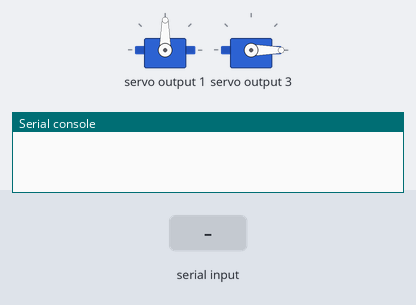
Recording of a program running on a simulated Raspberry Pi Pico running MicroPython. Shown: 2 × servo, the last lines printed to the serial console. Inputs (shaded band) come from the test bench. Library files of the repository ran but are not shown: 1 file(s).

Above: at 1.2 s.
1.3 s: "fire" typed at the serial console, then Enter
At 1.7 s:
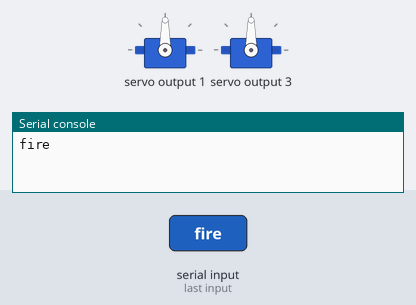
3.3 s: "ready" typed at the serial console, then Enter
4.8 s: "f" typed at the serial console, then Enter
Timing chart, 0 to 7.8 s (numbered marks = the images above; inputs shaded):
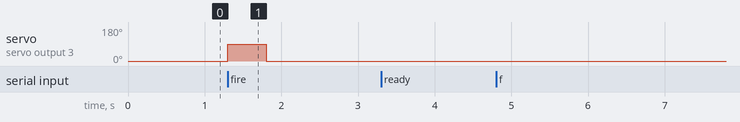

Measured:
- after the input at 1.3 s, servo on servo output 3: 0° → 90° at once, → 0° 0.50 s later

The program:

main.py
```python
import PicoRobotics
import sys
from mortar.math import aim
from mortar.trigger import fire
from mortar.ports import *

board = PicoRobotics.KitronikPicoRobotics()

board.servoWrite(BASE_SERVO, 90)
board.servoWrite(TRIGGER_SERVO, 0)

while True:
    cmd = sys.stdin.readline().strip()
    parts = cmd.split(' ')
    match parts[0]:
        case 'ready':
            print("board ready")
        case 'aim':
            aim(board, float(parts[1]), float(parts[2]))
        case 'fire':
            fire(board)
        case _:
            print("Error: unknown command " + parts[0])
```

math.py
```python
from math import atan, sqrt
import PicoRobotics
from .ports import *

# Muzzle velocity, ft/s
VELOCITY = 10

def aim(board: PicoRobotics.KitronikPicoRobotics, base_angle: float, distance: float):
    g = 32.18503937 # 9.81 m/s in ft/s
    pitch = atan((VELOCITY**2 + sqrt(VELOCITY**4 - (g**2)*(distance**2))) / g*distance)
    board.servoWriteRadians(BASE_SERVO, base_angle)
    board.servoWriteRadians(PITCH_SERVO, pitch)
```

trigger.py
```python
import PicoRobotics
import utime
from .ports import *

def fire(board: PicoRobotics.KitronikPicoRobotics):
    board.servoWrite(TRIGGER_SERVO, 90)
    utime.sleep_ms(500)
    board.servoWrite(TRIGGER_SERVO, 0)
```

ports.py
```python
BASE_SERVO = 1
PITCH_SERVO = 2
TRIGGER_SERVO = 3
```
